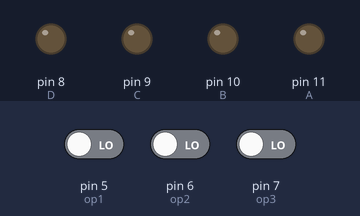
This sketch was run on a simulated Arduino Uno, built with avr-gcc and run on an emulated ATmega328P. On the bench: output pins drawn as LEDs (lit = HIGH). Dashed ring = blinking. Inputs (shaded band) come from the test bench; at power-on: pin 5 (op1) LOW, pin 6 (op2) LOW, pin 7 (op3) LOW.

Above: at 1.2 s.
1.3 s: pin 5 (op1) driven HIGH
At 3.15 s:
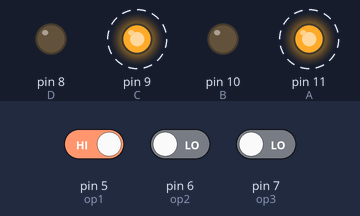
4.3 s: pin 5 (op1) driven LOW
At 5.1 s:
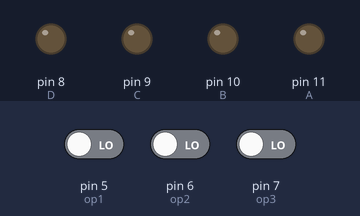
5.9 s: pin 5 (op1) driven HIGH
At 7.35 s:
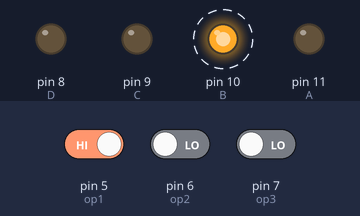
8.9 s: pin 6 (op2) driven HIGH
At 10.15 s:
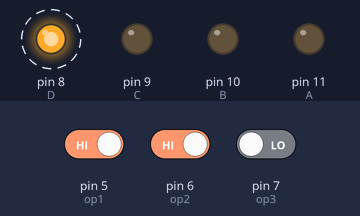
Timing chart, 0 to 12.9 s (numbered marks = the images above; inputs shaded):
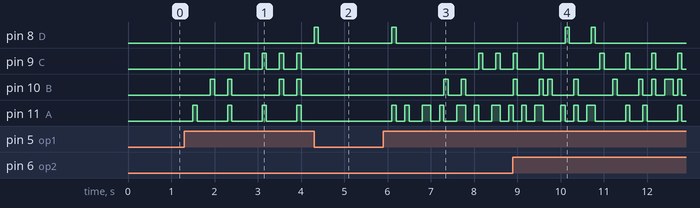

Measured:
- after the input at 1.3 s, pin 9 (C): alternates HIGH for 0.10 s and LOW for 0.30 s, starting after 1.4 s; pin 10 (B): LOW → HIGH after 0.60 s, → LOW 0.10 s later, → HIGH 0.30 s later, → LOW 0.10 s later, … (8 changes in this stretch); pin 11 (A): alternates HIGH for 0.10 s and LOW for 0.70 s, starting after 0.20 s
- after the input at 4.3 s, pin 8 (D): goes on until 4.4 s, then stays LOW; pin 11 (A): stops changing and stays LOW
- after the input at 5.9 s, pin 8 (D): LOW → HIGH after 0.20 s, → LOW 0.10 s later; pin 9 (C): alternates HIGH for 0.10 s and LOW for 0.30 s, starting after 2.2 s
- after the input at 8.9 s, pin 8 (D): alternates HIGH for 0.10 s and LOW for 0.50 s, 4 changes in all, then stays LOW, starting after 1.2 s

The sketch:

Deber_2_Puertos_Entrada.ino
```cpp
//UNIVERSIDAD TECNICA DEL NORTE
//DEBER
//Nombre :Alexander Yaguachi

/*
 *  Realice un programa que mediante dos pulsadores
    (operando 1 y operando 2) sumen su valor de veces (hasta 25 cada uno)que
    han sido presionados. Dicho valor se mostrará en displas multiplexados
    al presionar un tercer pulsador.
 */
int op1=5;      //variable para antirrebote
int op2=6;      //variable para antirrebote
int op3=7;      //variable para antirrebote

int A=11,B=10,C=9,D=8; // salida de display

int dec=13;           // activacion display decenas
int uni=12;           // activacion display unidades

int contuni=0;
int contdec=0;
int contdisplay=0;

int decenas=0;        //guarda un valor de decenas
int unidades=0;       //guarda un valor de unidades


void setup() {

  // put your setup code here, to run once:
  Serial.begin(9600);// Inicializar la comunicacion Serial.
  pinMode(op1,INPUT);
  pinMode(op2,INPUT);
  pinMode(op3,INPUT);
  pinMode(decenas,OUTPUT);
  pinMode(unidades,OUTPUT);
  pinMode(A,OUTPUT);        //Pines de salida digitales del display
  pinMode(B,OUTPUT);        //Pines de salida digitales del display
  pinMode(C,OUTPUT);        //Pines de salida digitales del display
  pinMode(D,OUTPUT);        //Pines de salida digitales del display
}

void loop() {
  // put your main code here, to run repeatedly:
    if(digitalRead(op1)==HIGH){
      //Variable antirrebote que cambia cuando se presiona el pulsador
    if (contuni<25){    // limite del conteo
      contuni++;
    }else{
      contuni=0;
    }
    decenas=contuni/10;
    unidades=contuni-decenas*10;
    digitalWrite(dec,HIGH);     //pin en alto de decenas
    digitalWrite(uni,LOW);      //pin en bajo de unidades
    contador(decenas);
    delay(100);
    digitalWrite(dec,LOW);      //pin en bajo de decenas
    digitalWrite(uni,HIGH);     //pin en alto de unidades
    contador(unidades);
    delay(100);
   }
   if(digitalRead(op2)==HIGH){
    if (contdec<25){
      contdec++;
    }else{
      contdec=0;
    }
    decenas=contdec/10;
    unidades=contdec-decenas*10;
    digitalWrite(dec,HIGH);       //pin en alto de decenas
    digitalWrite(uni,LOW);        //pin en bajo de unidades
    contador(decenas);
    delay(100);
    digitalWrite(dec,LOW);        //pin en najo de decenas
    digitalWrite(uni,HIGH);       //pin en alto de unidades
    contador(unidades);
    delay(100);
   }
    if(digitalRead(op3)==HIGH){

    contdisplay=op1+op2;

    }
    decenas=contdisplay/10;
    unidades=contdisplay-decenas*10;
    digitalWrite(dec,HIGH);   //pin en alto de decenas
    digitalWrite(uni,LOW);    //pin en bajo de unidades
    contador(decenas);
    delay(100);
    digitalWrite(dec,LOW);     //pin en bajo de decenas
    digitalWrite(uni,HIGH);    //pin en alto de unidades
    contador(unidades);
    delay(100);
   }
//Declaramos los estados loginos para el control del decodificador
// y enviamos los datos a los displa de unidades y decenas
void contador (int dato){
  switch(dato){
    case 0:
      digitalWrite(A,LOW);
      digitalWrite(B,LOW);
      digitalWrite(C,LOW);
      digitalWrite(D,LOW);
    break;

    case 1:
      digitalWrite(A,HIGH);
      digitalWrite(B,LOW);
      digitalWrite(C,LOW);
      digitalWrite(D,LOW);
    break;

    case 2:
      digitalWrite(A,LOW);
      digitalWrite(B,HIGH);
      digitalWrite(C,LOW);
      digitalWrite(D,LOW);
    break;

    case 3:
      digitalWrite(A,HIGH);
      digitalWrite(B,HIGH);
      digitalWrite(C,LOW);
      digitalWrite(D,LOW);
    break;

    case 4:
      digitalWrite(A,LOW);
      digitalWrite(B,LOW);
      digitalWrite(C,HIGH);
      digitalWrite(D,LOW);
    break;

    case 5:
      digitalWrite(A,HIGH);
      digitalWrite(B,LOW);
      digitalWrite(C,HIGH);
      digitalWrite(D,LOW);
    break;

    case 6:
      digitalWrite(A,LOW);
      digitalWrite(B,HIGH);
      digitalWrite(C,HIGH);
      digitalWrite(D,LOW);
    break;

    case 7:
      digitalWrite(A,HIGH);
      digitalWrite(B,HIGH);
      digitalWrite(C,HIGH);
      digitalWrite(D,LOW);
    break;

    case 8:
      digitalWrite(A,LOW);
      digitalWrite(B,LOW);
      digitalWrite(C,LOW);
      digitalWrite(D,HIGH);
    break;

    case 9:
      digitalWrite(A,HIGH);
      digitalWrite(B,LOW);
      digitalWrite(C,LOW);
      digitalWrite(D,HIGH);
    break;
  }
}
```
